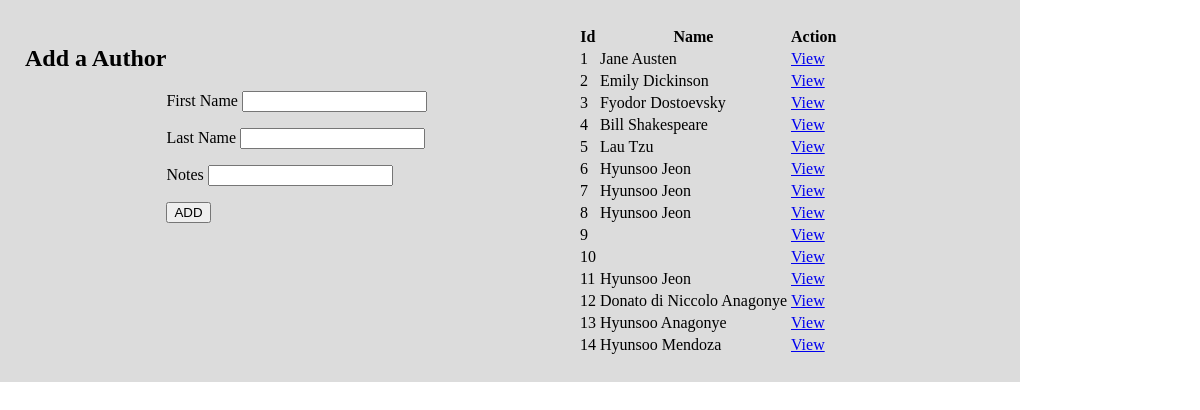
The app's page /authors with its own data.
### books_authors_app/models.py (models this page shows)
class Authors(models.Model):
    first_name = models.CharField(max_length=45)
    last_name = models.CharField(max_length=45)
    book = models.ManyToManyField(Books, related_name="authors")
    notes = models.TextField(null=True)
    created_at = models.DateTimeField(auto_now_add=True)
    updated_at = models.DateTimeField(auto_now=True)

### books_authors_app/views.py (the view)
# urls.py: path('authors', views.authors_index),
def authors_index(request):
    print(request.POST)
    context = {
        "all_authors": Authors.objects.all(),
        "all_books": Books.objects.all(),
    }
    return render(request, 'author.html', context)

### books_authors_app/templates/author.html (shortened to what this page needs)
<!DOCTYPE html>
<html lang="en">
<head>
    {% load static %}
    <link rel="stylesheet" href="{% static 'css/style_author.css' %}">
</head>
<body>
    <div id="container">
        <h2>Add a Author</h2>
        <form action="/authors/create" method="post">
            <p><label for="first_name">First Name
                    <input type="text" name="first_name"></label>
            </p>
            <p><label for="last_name">Last Name
                    <input type="text" name="last_name"></label>
            </p>
            <p><label for="notes">Notes
                    <input type="text" name="notes"></label>
            </p>
            <button type="submit">ADD</button>
        </form>
        <table>
            <thead>
                <tr>
                    <th>Id</th>
                    <th>Name</th>
                    <th>Action</th>
                </tr>
            </thead>
            <tbody>
                {% for author in all_authors %}
                <tr>
                    <td>{{ author.id }}</td>
                    <td>{{ author.first_name}} {{ author.last_name}}</td>
                    <td><a href="/authors/{{ author.id }}">View</a></td>
                </tr>
                {% endfor %}
            </tbody>
        </table>
    </div>
</body>
</html>

### books_authors_app/static/css/style_author.css (style rules this page uses)
body { margin: 0 auto; }
#container { width:970px; background-color: gainsboro; padding : 25px; display: flex; }
form { margin-top: 50px; }
table { margin-left: 150px; }

### records on screen
Authors: id "1", first_name "Jane", last_name "Austen"
Authors: id "2", first_name "Emily", last_name "Dickinson"
Authors: id "3", first_name "Fyodor", last_name "Dostoevsky"
Authors: id "4", first_name "Bill", last_name "Shakespeare"
Authors: id "5", first_name "Lau", last_name "Tzu"
Authors: id "6", first_name "Hyunsoo", last_name "Jeon"
Authors: id "7", first_name "Hyunsoo", last_name "Jeon"
Authors: id "8", first_name "Hyunsoo", last_name "Jeon"
Authors: id "9"
Authors: id "10"
Authors: id "11", first_name "Hyunsoo", last_name "Jeon"
Authors: id "12", first_name "Donato di Niccolo", last_name "Anagonye"
Authors: id "13", first_name "Hyunsoo", last_name "Anagonye"
Authors: id "14", first_name "Hyunsoo", last_name "Mendoza"
